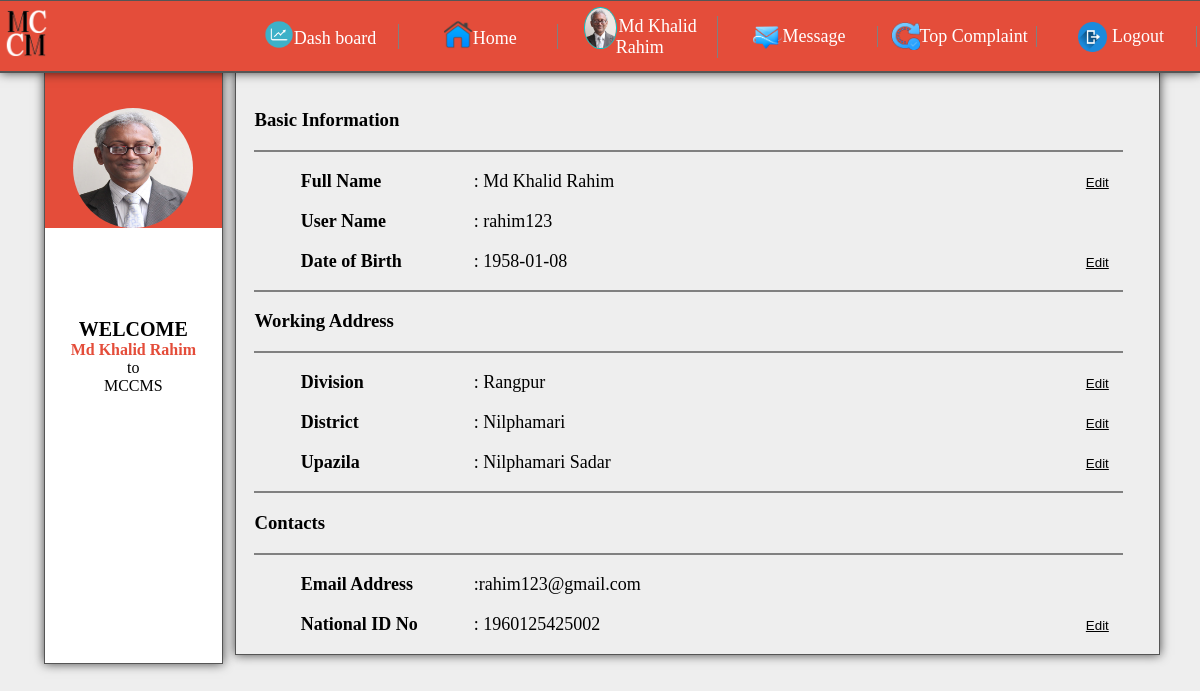
/authority/au_about.php (signed in), run on the app's committed database.
### tables this page shows
CREATE TABLE `authority_info` (
  `au_id` int(11) NOT NULL,
  `au_name` varchar(255) NOT NULL,
  `au_user_id` varchar(255) NOT NULL,
  `au_password` varchar(255) NOT NULL,
  `au_email` varchar(100) NOT NULL,
  `contact` varchar(50) NOT NULL,
  `au_home_district` varchar(255) NOT NULL,
  `designation` varchar(255) NOT NULL,
  `organization` varchar(255) NOT NULL,
  `working_division` varchar(255) NOT NULL,
  `working_district` varchar(255) NOT NULL,
  `working_upazila` varchar(255) NOT NULL,
  `au_nid` varchar(255) NOT NULL,
  `date_birth` date NOT NULL,
  `reg_date` date NOT NULL,
  `pro_image` varchar(255) NOT NULL,
  `status` int(11) NOT NULL DEFAULT '0'
);

### authority/au_about.php (the view, shortened to what this page needs)
<!DOCTYPE html>
<html lang="en">
<head>
	<link rel="stylesheet" href="../css/profile.css">
</head>
<body>
	<?php include 'au_header.php'; ?>
	<?php
	$sql = mysqli_query($conn, "SELECT * FROM authority_info WHERE au_user_id='$au_user_id'");
	while ($row = mysqli_fetch_array($sql))
	{
		$f_name= $row['au_name'];
		$d_birth= $row['date_birth'];
		$district_name= $row['working_district'];
		$upazila_name= $row['working_upazila'];
		$division_name= $row['working_division'];
		$mail= $row['au_email'];
		$nid= $row['au_nid'];
	}
	?>
	<div class="container">
		<div class="left_side_bar">
			<div class="side_bar_header">
				<br>
				<br>
				<div class="image_holder">
					<?php if($pro_image != ""): ?>
						<img src="uploads/<?php echo $pro_image ?>" style="width: 100%; height: 100%; border-radius: 50%;">
						<?php else: ?>
							<img src="img/default.png"  style="width: 100%; height: 100%; border-radius: 50%;">
						<?php endif; ?>
					</div>
				</div>
				<div class="nav_div">
					<nav>
						<ul>
							<br>
							<br>
							<br>
							<br>
							<center><p><b style="font-size: 20px;">WELCOME</b><br> <b style="color: #e44d3a;"><?php echo $f_name; ?></b> <br> to <br> MCCMS</p></center>
							<br>
							<br>
							<br>
							<br>
							<br>
							<br>
							<br>
							<br>
							<br>
							<br>
							<br>
							<br>
							<br>
							<br>
						</ul>
					</nav>
				</div>
			</div>
			<div class="main_info">
				<div id="about_me">
					<h3>Basic Information</h3>
					<hr style="border:0.5px solid gray;">
					<form action="" method="post">
						<table>
							<tr>
								<th>Full Name</th>
								<?php
								if (isset($_POST['edit_nm'])) { ?>
									<td><input type="text" name="full_name" value="<?php echo $f_name; ?>"></td>
									<td style="padding-left: 84%;">
										<button name="update_nm" style="background-color: transparent; border: none; text-decoration: underline;">Update</button>
									</td>
								<?php }
								else
									{ ?>
										<td>: <?php echo $f_name; ?></td>
										<td style="padding-left: 84%;">
											<button name="edit_nm" style="background-color: transparent; border: none; text-decoration: underline;">Edit</button>
										</td>
									<?php }
									?>
								</tr>
								<tr>
									<th>User Name</th>
									<td>: <?php echo $au_user_id; ?></td>
								</tr>
								<tr>
									<th>Date of Birth</th>
									<?php
									if (isset($_POST['edit_bd'])) { ?>
										<td>
											<input type="text" name="bd" value="<?php echo $d_birth; ?>">
										</td>
										<td style="padding-left: 84%;">
											<button name="update_bd" style="background-color: transparent; border: none; text-decoration: underline;">Update</button>
										</td>
									<?php }
									else
										{ ?>
											<td>: <?php echo $d_birth; ?></td>
											<td style="padding-left: 84%;">
												<button name="edit_bd" style="background-color: transparent; border: none; text-decoration: underline;">Edit</button>
											</td>
										<?php }
										?>
									</tr>
								</table>
								<hr style="border:0.5px solid gray;">
								<h3>Working Address</h3>
								<hr style="border:0.5px solid gray;">
								<table>
									<tr>
										<th>Division</th>
										<?php
										if (isset($_POST['edit_div'])) { ?>
											<td>
												<input type="dropdown" name="div" list="divisions" class="dropdown" placeholder="start typing your division" />
												<datalist id="divisions">
													<?php
													$sql = mysqli_query($conn, "SELECT * FROM divisions");
													while ($row = mysqli_fetch_array($sql))
													{
														?>
														<option value="<?php echo $row['name']; ?>"></option>
														<?php
													}
													?>
												</datalist>
											</td>
											<td style="padding-left: 84%;">
												<button name="update_div" style="background-color: transparent; border: none; text-decoration: underline;">Update</button>
											</td>
										<?php }
										else
											{ ?>
												<td>: <?php echo $division_name; ?></td>
												<td style="padding-left: 84%;">
													<button name="edit_div" style="background-color: transparent; border: none; text-decoration: underline;">Edit</button>
												</td>
											<?php }
											?>
										</tr>
										<tr>
											<th>District</th>
											<?php
											if (isset($_POST['edit_dis'])) { ?>
												<td>
													<input type="dropdown" name="dis" list="districts" class="dropdown" placeholder="start typing your district name"  />
													<datalist id="districts">
														<?php
														$sql = mysqli_query($conn, "SELECT * FROM districts");
														while ($row = mysqli_fetch_array($sql))
														{
															?>
															<option value="<?Php echo $row['name']; ?>"></option>
															<?php
														}
														?>
													</datalist>
												</td>
												<td style="padding-left: 84%;">
													<button name="update_dis" style="background-color: transparent; border: none; text-decoration: underline;">Update</button>
												</td>
											<?php }
											else
												{ ?>
													<td>: <?php echo $district_name; ?></td>
													<td style="padding-left: 84%;">
														<button name="edit_dis" style="background-color: transparent; border: none; text-decoration: underline;">Edit</button>
													</td>
												<?php }
												?>
											</tr>
											<tr>
												<th>Upazila</th>
												<?php
												if (isset($_POST['edit_upa'])) { ?>
													<td>
														<input type="dropdown" name="upa" list="upazilas" class="dropdown" placeholder="start typing your upazila name"  />
														<datalist id="upazilas">
															<?php
															$sql = mysqli_query($conn, "SELECT * FROM upazilas");
															while ($row = mysqli_fetch_array($sql))
															{
																?>
																<option value="<?Php echo $row['name']; ?>"></option>
																<?php
															}
															?>
														</datalist>
													</td>
													<td style="padding-left: 84%;">
														<button name="update_upa" style="background-color: transparent; border: none; text-decoration: underline;">Update</button>
													</td>
												<?php }
												else
													{ ?>
														<td>: <?php echo $upazila_name; ?></td>
														<td style="padding-left: 84%;">
															<button name="edit_upa" style="background-color: transparent; border: none; text-decoration: underline;">Edit</button>
														</td>
													<?php }
													?>
												</tr>
											</table>
											<hr style="border:0.5px solid gray;">
											<h3>Contacts</h3>
											<hr style="border:0.5px solid gray;">
											<table>
												<tr>
													<th>Email Address</th>
													<td>:<?php echo $mail; ?></td>
												</tr>
												<tr>
													<th>National ID No</th>
													<?php
													if (isset($_POST['edit_nid'])) { ?>
														<td><input type="text" name="nationl_id" value="<?php echo $nid; ?>"></td>
														<td style="padding-left: 84%;">
															<button name="update_nid" style="background-color: transparent; border: none; text-decoration: underline;">Update</button>
														</td>
													<?php }
													else
														{ ?>
															<td>: <?php echo $nid; ?></td>
															<td style="padding-left: 84%;">
																<button name="edit_nid" style="background-color: transparent; border: none; text-decoration: underline;">Edit</button>
															</td>
														<?php }
														?>
													</tr>
												</table>
											</form>
										</div>
									</div>
								</div>
							</body>
							</html>

### authority/au_header.php (shortened to what this page needs)
<!DOCTYPE html>
<html lang="en">
<head>
	<link rel="stylesheet" href="css/header.css">
</head>
<body>
<?php
include '../connection.php';
$name=$_SESSION['au_fullname'];
$sql = mysqli_query($conn, "SELECT * FROM authority_info WHERE au_name='$name'");
		while ($row = mysqli_fetch_array($sql))
	       {
	       	$pro_image= $row['pro_image'];
	       	$au_user_id= $row['au_user_id'];
	       }
?>
	<header class="header">
		<div class="header_container">
			<div class="header_info_left">
				<div class="header_logo">
					<img style="width: 100%; height: 100%;" src="../img/logo.png" alt="Logo">
				</div>
			</div>
			<div class="header_info_right">
				<nav>
					<ul style="margin: -7px 0px;">
						<table style="width: 100%; table-layout: fixed;">
							<tr>
								<td>
									<li>
										<a class="home_li" href="au_dashboard.php"><img style="height: 2%; width: 19%; margin: -3% 0%;" src="../img/dashboard.png" alt="">Dash board</a>
									</li>
								</td>
								<td>
									<li>
										<a class="home_li" href="au_home_for_upazila.php"><img style="height: 2%; width: 19%; margin: -3% 0%;" src="../img/home.png" alt="">Home</a>
									</li>
								</td>
								<td>
									<li>
										<a href="au_about.php"><img style="height: 3%; width: 20%; margin: -11% 1%; border-radius: 50%; border: 1px solid #00CCCC;" src="uploads/<?php echo $pro_image ?>" alt=""><?php echo $_SESSION["au_fullname"]; ?></a>
									</li>
								</td>
								<td>
									<li>
										<a href="message_page.php"><img style="height: 2%; width: 19%; margin: -6% 0%;" src="../img/message.png" alt="">Message</a>
									</li>
								</td>
								<td>
									<li>
										<a href="top_complaint.php"><img style="height: 2%; width: 19%; margin: -5% 0%;" src="../img/top_complaint.png" alt="">Top Complaint</a>
									</li>
								</td>
								<td>
									<li>
										<a href="logout_sql.php"><img style="height: 2%; width: 19%; margin: -6% 3%;" src="../img/logout.png" alt="">Logout</a>
									</li>
								</td>
							</tr>
						</table>
					</ul>
				</nav>
			</div>
		</div>
	</header>
</body>
</html>

### css/profile.css (style rules this page uses)
* { font-family: 'Siyam Rupali' 'The Times New Roman'; src: url('https://bits.wikimedia.org/static-current/extensions/UniversalLanguageSelector/data/fontrepo/fonts/SiyamRupali/SiyamRupali.eot?version=1.070'); src: local('Siyam Rupali'), url('https://bits.wikimedia.org/static-current/extensions/UniversalLanguageSelector/data/fontrepo/fonts/SiyamRupali/SiyamRupali.woff?version=1.070') format('woff'), url('https://bits.wikimedia.org/static-current/extensions/UniversalLanguageSelector/data/fontrepo/fonts/SiyamRupali/SiyamRupali.ttf?version=1.070') format('truetype'); font-style: normal; }
body { background-color: #eeeeee; }
.header { overflow: hidden; position: fixed; left: 0; top: 0; width: 100%; border-top: solid 1px #555555; border-bottom: solid 2px #555555; box-shadow: 0 0 10px rgba(0,0,0,0.7); background-color: #e44d3a; color: white; }
.header_container { width: 100%; height: 70px; overflow: hidden; }
.header_info_left { float: left; width: 30%; }
.header_info_right { float: left; width: 70%; }
.header_logo { margin-left: 1%; margin-top: 0.5%; overflow: hidden; width: 10%; height: 10%; }
.header_info_right nav { margin-top: 1%; }
.header_info_right nav ul { list-style-type: none; margin: 0; padding: 0; overflow: hidden; background-color: transparent; }
.header_info_right nav li { float: left; }
.header_info_right nav li:last-child { border-right: none; }
.header_info_right nav li a { display: block; color: white; font-size: 18px; text-align: center; text-decoration: none; transition:.5s; margin-top: 6%; border-right: 1px solid gray; }
.nav_div nav { margin-top: 1%; }
.nav_div nav ul { list-style-type: none; margin: 0; padding: 0; overflow: hidden; background-color: transparent; }
.container { overflow: hidden; margin-top: 3%; width: 100%; }
.left_side_bar { float: left; width: 15%; margin-bottom: 3%; margin-top: 3%; margin-left: 3%; border: solid 1px #555555; background-color: white; box-shadow: 0 0 10px rgba(0,0,0,0.7); }
.side_bar_header { width: 100%; height: 10%; background-color: #e44d3a; }
.image_holder { width: 120px; height: 120px; margin: auto; }
.main_info { overflow: hidden; float: left; width: 78%; margin-left: 1%; margin-bottom: 3%; margin-top: 3%; border: solid 1px #555555; background-color: transparent; box-shadow: 0 0 10px rgba(0,0,0,0.7); }
#about_me { margin:4% 4% 1% 2%; }
#about_me table { width: 60%; font-size: 18px; line-height: 2; margin-left: 5%; table-layout: fixed; }
#about_me table tbody tr th { float: left; }
#about_me table tbody tr td { margin-left: 5%; }

### authority/css/header.css (style rules this page uses)
* { font-family: 'Siyam Rupali' 'The Times New Roman'; src: url('https://bits.wikimedia.org/static-current/extensions/UniversalLanguageSelector/data/fontrepo/fonts/SiyamRupali/SiyamRupali.eot?version=1.070'); src: local('Siyam Rupali'), url('https://bits.wikimedia.org/static-current/extensions/UniversalLanguageSelector/data/fontrepo/fonts/SiyamRupali/SiyamRupali.woff?version=1.070') format('woff'), url('https://bits.wikimedia.org/static-current/extensions/UniversalLanguageSelector/data/fontrepo/fonts/SiyamRupali/SiyamRupali.ttf?version=1.070') format('truetype'); font-style: normal; }
.header { overflow: hidden; position: fixed; left: 0; top: 0; width: 100%; border-top: solid 1px #555555; border-bottom: solid 2px #555555; box-shadow: 0 0 10px rgba(0,0,0,0.7); background-color: #e44d3a; color: white; }
.header_container { width: 100%; height: 70px; overflow: hidden; }
.header_info_left { float: left; width: 20%; }
.header_info_right { float: left; width: 80%; }
.header_logo { margin-left: 1%; margin-top: 3.5%; overflow: hidden; width: 20%; height: 10%; }
.header_info_right nav { margin-top: 1%; }
.header_info_right nav ul { list-style-type: none; margin: 0; padding: 0; overflow: hidden; background-color: transparent; }
.header_info_right nav li { float: left; }
.header_info_right nav li:last-child { border-right: none; }
.header_info_right nav li a { display: block; color: white; font-size: 18px; text-align: center; text-decoration: none; transition:.5s; margin-top: 6%; border-right: 1px solid gray; }

### data on the page
authority_info: pro_image (picture), au_name "Md Khalid Rahim", au_user "rahim123", date_birth "1958-01-08", working_division "Rangpur", working_district "Nilphamari", working_upazila "Nilphamari Sadar", au_email "rahim123@gmail.com", au_nid "1960125425002"

### other printed values
$_SESSION["au_fullname"] "Md Khalid Rahim"
